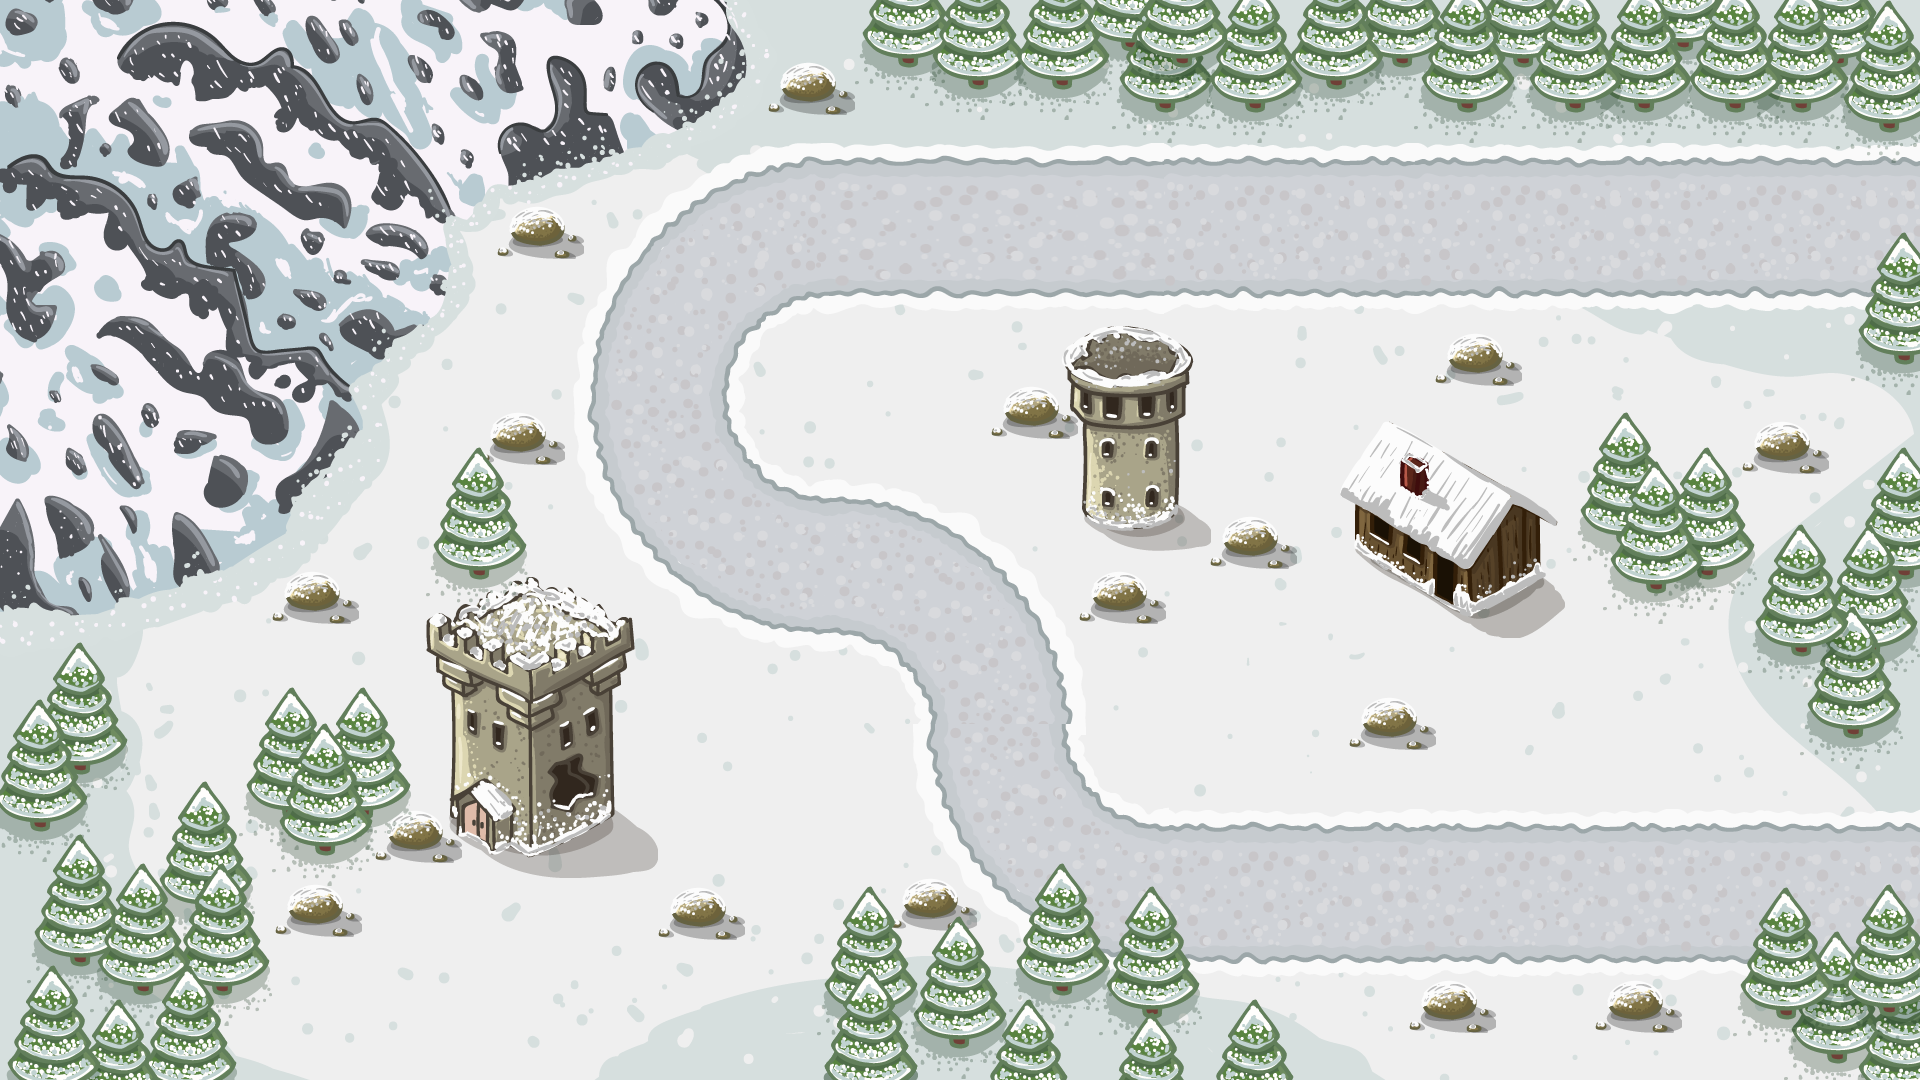

A 2D game scene composited from a Tiled map and its tileset images. What follows is a short description and the map's XML, with each tile layer's data collapsed to a summary:
An orthogonal 30x18 tile map with 64x60 px tiles, 1 tile layer (Tile Layer 1) and 5 objects.

<map version="1.2" tiledversion="1.3.1" orientation="orthogonal" renderorder="left-up" compressionlevel="-1" width="30" height="18" tilewidth="64" tileheight="60" infinite="0" nextlayerid="3" nextobjectid="6">
 <tileset firstgid="1" name="Map6" tilewidth="64" tileheight="60" tilecount="540" columns="30">
  <image source="Map6.png" width="1920" height="1080" />
 </tileset>
 <layer id="1" name="Tile Layer 1" width="30" height="18">
  <data>[540 cells, 540 non-empty, 540 distinct tile ids]</data>
 </layer>
 <objectgroup color="#ffff00" id="2" name="Tower">
  <object id="1" x="810" y="348" width="150" height="82">
   <ellipse />
  </object>
  <object id="2" x="1232" y="346" width="168" height="76">
   <ellipse />
  </object>
  <object id="3" x="1136" y="690" width="142" height="78">
   <ellipse />
  </object>
  <object id="4" x="1552" y="696" width="176" height="84">
   <ellipse />
  </object>
  <object id="5" x="732" y="704" width="158" height="90">
   <ellipse />
  </object>
 </objectgroup>
</map>
